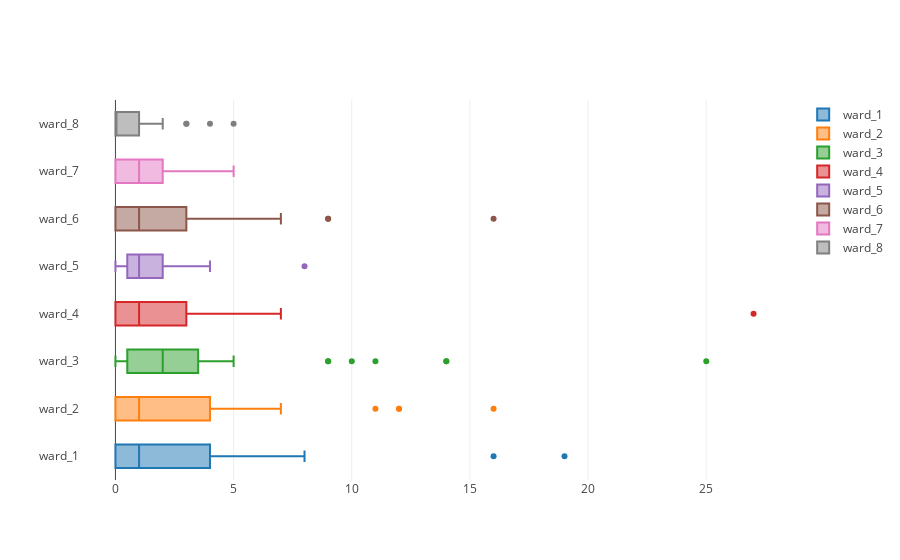

The notebook cell this image was saved under:
### Code cell
data = [go.Box(x=super_owners[ward], name=ward) for ward in wards]
layout = go.Layout(title="")
iplot(data)

### Figure 1 — Plotly figure (JSON) as saved in the notebook; plotly's stock layout.template omitted (floating-point values rounded to 4 significant figures)
{"data": [{"name": "ward_1", "type": "box", "uid": "bc6e5c4a-c5a8-4702-be59-924de0bf4e7c", "x": [8, 0, 19, 0, 1, 0, 5, 0, 0, 0, 1, 0, 0, 5, 1, 4, 16, 4, 4, 5, 0, 6, 4, 7, 1, 4, 0, 0, 0, 1, 6, 0, 1, 0, 0, 2, 1, 0, 0, 2, 5, 0, 0, 0]}, {"name": "ward_2", "type": "box", "uid": "029dafe0-c6d9-46cb-afd9-623c9b622665", "x": [3, 16, 12, 0, 6, 3, 7, 0, 0, 4, 1, 1, 3, 1, 1, 0, 0, 11, 1, 0, 1, 0, 5, 4, 1, 5, 2, 1, 12, 0, 0, 2, 0, 0, 2, 1, 4, 0, 0, 6, 0, 0, 5, 1]}, {"name": "ward_3", "type": "box", "uid": "706f5658-e728-493a-afd8-14155836148c", "x": [25, 14, 0, 1, 14, 4, 2, 9, 0, 10, 11, 1, 2, 0, 1, 0, 0, 0, 5, 0, 2, 3, 2, 0, 2, 1, 3, 2, 0, 1, 1, 4, 3, 1, 3, 2, 1, 9, 3, 0, 1, 0, 5, 1]}, {"name": "ward_4", "type": "box", "uid": "e35ed172-809c-40f2-8271-da7264c43d38", "x": [7, 1, 0, 27, 4, 1, 2, 5, 3, 0, 1, 0, 4, 3, 4, 0, 0, 0, 0, 1, 0, 1, 1, 0, 3, 2, 1, 2, 1, 0, 3, 0, 0, 3, 0, 2, 1, 0, 1, 1, 0, 6, 0, 4]}, {"name": "ward_5", "type": "box", "uid": "41646327-0fd5-44df-9e4d-4d1837348aa9", "x": [8, 0, 0, 1, 1, 0, 2, 3, 1, 4, 2, 4, 2, 1, 2, 4, 0, 0, 1, 2, 1, 2, 1, 0, 2, 1, 1, 3, 0, 4, 0, 2, 1, 1, 3, 2, 1, 1, 2, 0, 0, 2, 0, 3]}, {"name": "ward_6", "type": "box", "uid": "cb29c3f3-14e2-4f2e-b89a-24728f0ad994", "x": [1, 0, 0, 0, 0, 9, 3, 3, 16, 1, 1, 9, 5, 5, 5, 7, 0, 1, 4, 5, 5, 0, 1, 0, 1, 0, 2, 0, 0, 3, 2, 1, 0, 3, 0, 0, 3, 0, 1, 1, 2, 1, 0, 0]}, {"name": "ward_7", "type": "box", "uid": "2b6ac722-a415-4a9b-b284-f4311626ae8b", "x": [1, 0, 0, 0, 1, 4, 1, 0, 0, 0, 1, 0, 2, 0, 2, 0, 0, 0, 1, 1, 2, 1, 0, 0, 4, 1, 3, 5, 0, 0, 0, 3, 5, 3, 3, 2, 0, 0, 3, 0, 0, 1, 0, 1]}, {"name": "ward_8", "type": "box", "uid": "38e60936-0c0b-4d2c-976c-056e2b735065", "x": [5, 0, 0, 0, 1, 2, 1, 0, 0, 0, 0, 3, 0, 2, 0, 1, 0, 0, 0, 1, 4, 1, 0, 3, 0, 0, 0, 0, 0, 2, 0, 0, 1, 0, 0, 0, 0, 0, 0, 0, 2, 0, 0, 0]}], "layout": {"autosize": true, "xaxis": {"autorange": true, "range": [-1.5, 28.5], "type": "linear"}, "yaxis": {"autorange": true, "range": [-0.5, 7.5], "type": "category"}}}
